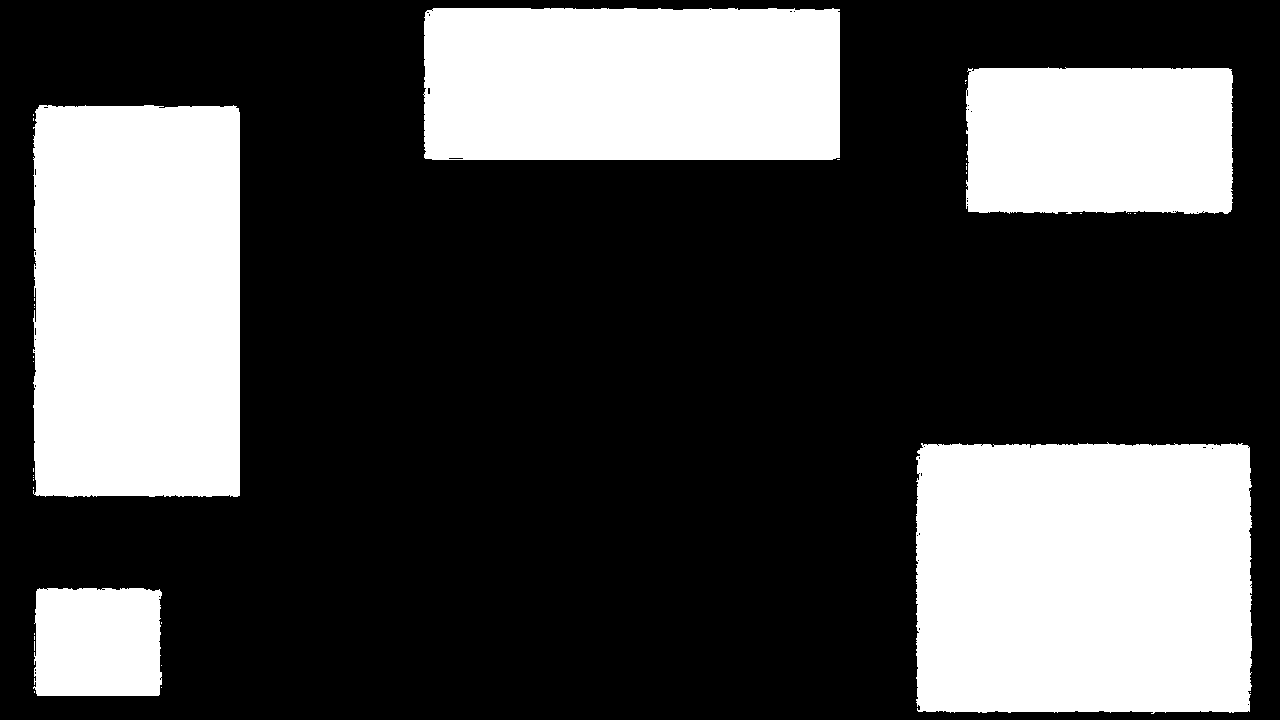
#> input picture camera_movement_analysis/static_mask.png, 1280 x 720 px, found by its file name
$ python test_sift_transition.py
#> lines starting #> are read from the running program, lines starting #| are printed output that depends on the picture; after the words box and inside, x2 and y2 are one past the last pixel; in counts of white or black regions, pixels touching at a corner belong together; long printed decimals are rounded
import cv2
import numpy as np

# Load static mask and dilate it
static_mask_img = cv2.imread("/home/egli/.gemini/antigravity/brain/c389e7ca-d9dd-451a-9838-cf1dec287928/scratch/static_mask.png", cv2.IMREAD_GRAYSCALE)
#> static_mask_img: shape (720, 1280); 30.8% white; 37 white regions (32 under 20 px), largest, box (x1, y1, x2, y2) and area: (916, 442, 1252, 714) 89298, (33, 105, 240, 497) 80150, (423, 8, 840, 160) 62849, (966, 67, 1233, 214) 38240, (33, 588, 162, 696) 13402
kernel = np.ones((15, 15), np.uint8)
dilated_mask = cv2.dilate(static_mask_img, kernel, iterations=1)
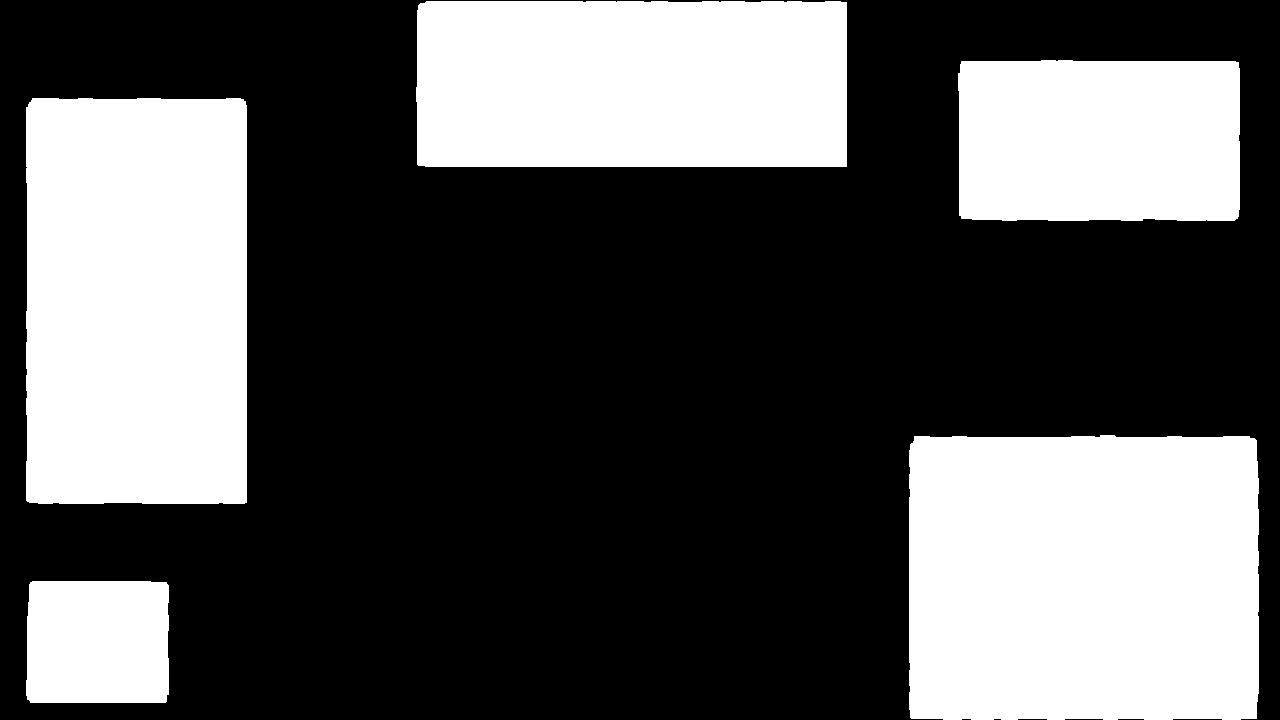
#> dilated_mask: shape (720, 1280); 34.9% white; 5 white regions, box (x1, y1, x2, y2) and area: (909, 435, 1259, 720) 98734, (26, 98, 247, 504) 89281, (416, 1, 847, 167) 71264, (958, 60, 1240, 221) 44785, (26, 581, 169, 703) 17192
analysis_mask = cv2.bitwise_not(dilated_mask)
h, w = analysis_mask.shape
#> h = 720; w = 1280
cv2.circle(analysis_mask, (w//2, h//2), 120, 0, -1)
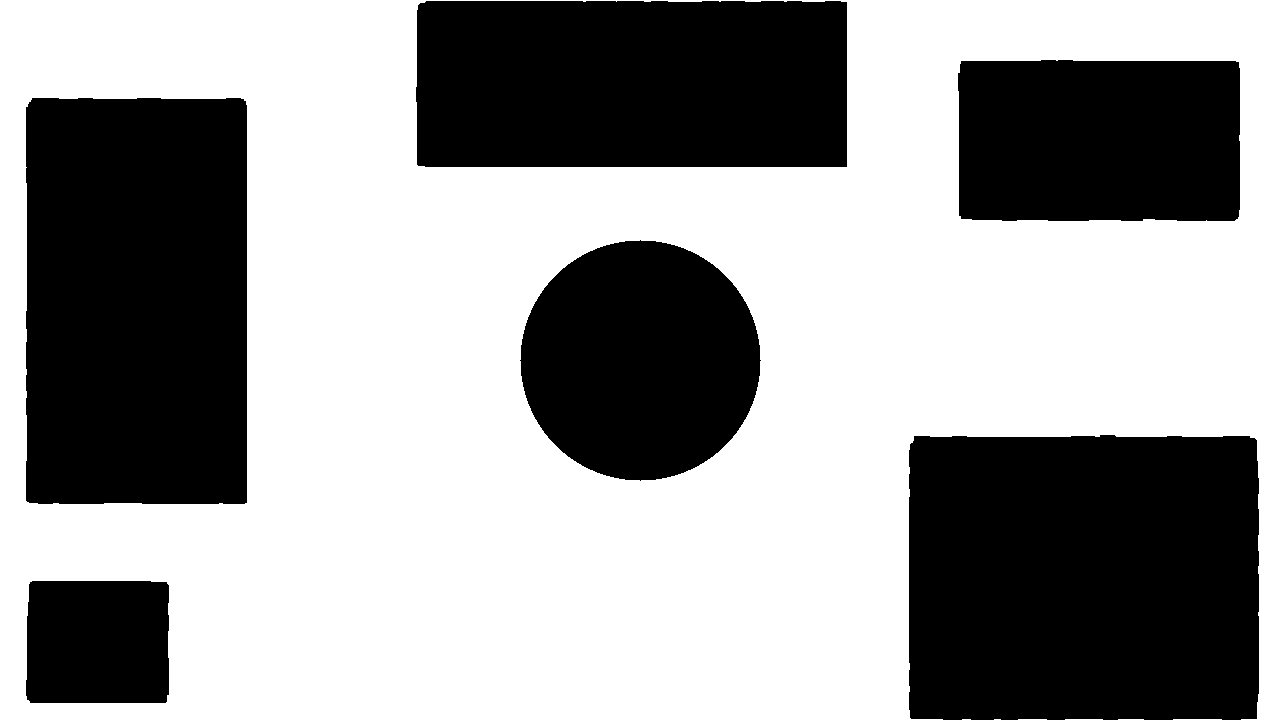
#> analysis_mask: shape (720, 1280); 60.2% white; 6 black regions, box (x1, y1, x2, y2) and area: (909, 435, 1259, 720) 98734, (26, 98, 247, 504) 89281, (416, 1, 847, 167) 71264, (520, 240, 761, 481) 45225, (958, 60, 1240, 221) 44785, (26, 581, 169, 703) 17192

img1 = cv2.imread("/home/egli/.gemini/antigravity/brain/c389e7ca-d9dd-451a-9838-cf1dec287928/scratch/transition_frames/frame_279.png", cv2.IMREAD_GRAYSCALE)
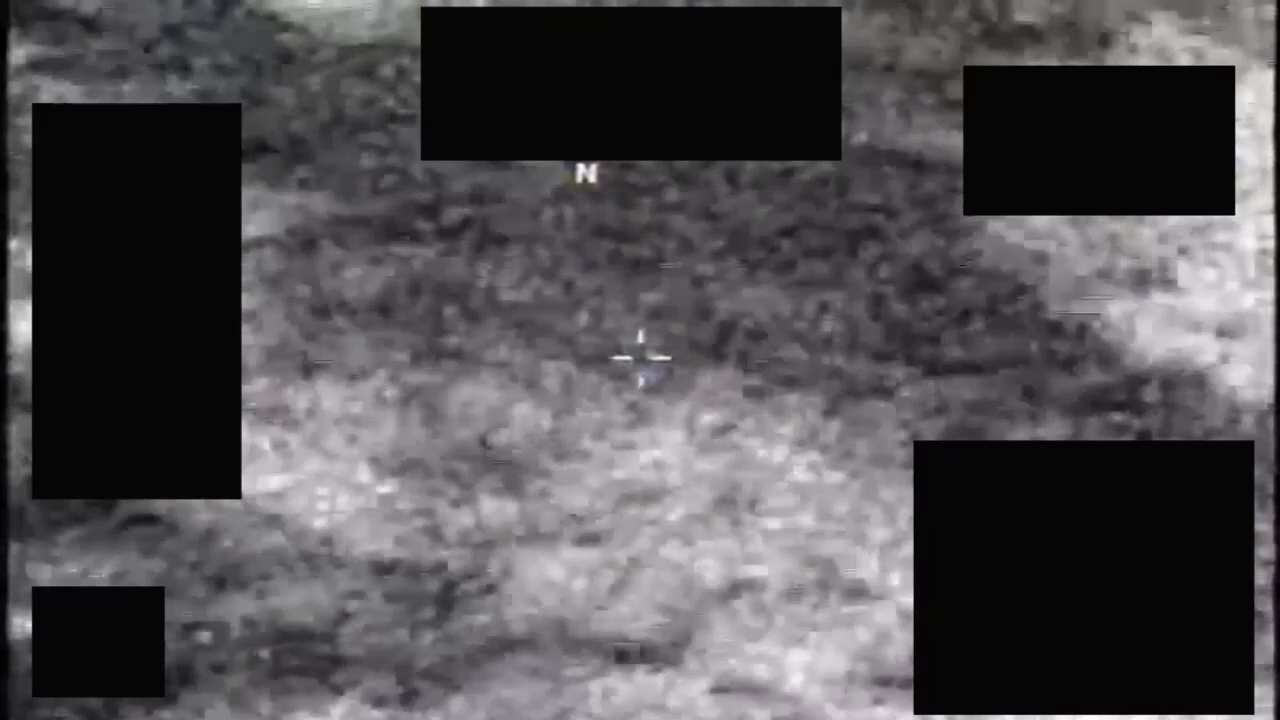
#> input picture camera_movement_analysis/transition_frames/frame_279.png, 1280 x 720 px, found by its file name
#> img1: shape (720, 1280); min 0, max 254, mean 77.7
img2 = cv2.imread("/home/egli/.gemini/antigravity/brain/c389e7ca-d9dd-451a-9838-cf1dec287928/scratch/transition_frames/frame_280.png", cv2.IMREAD_GRAYSCALE)
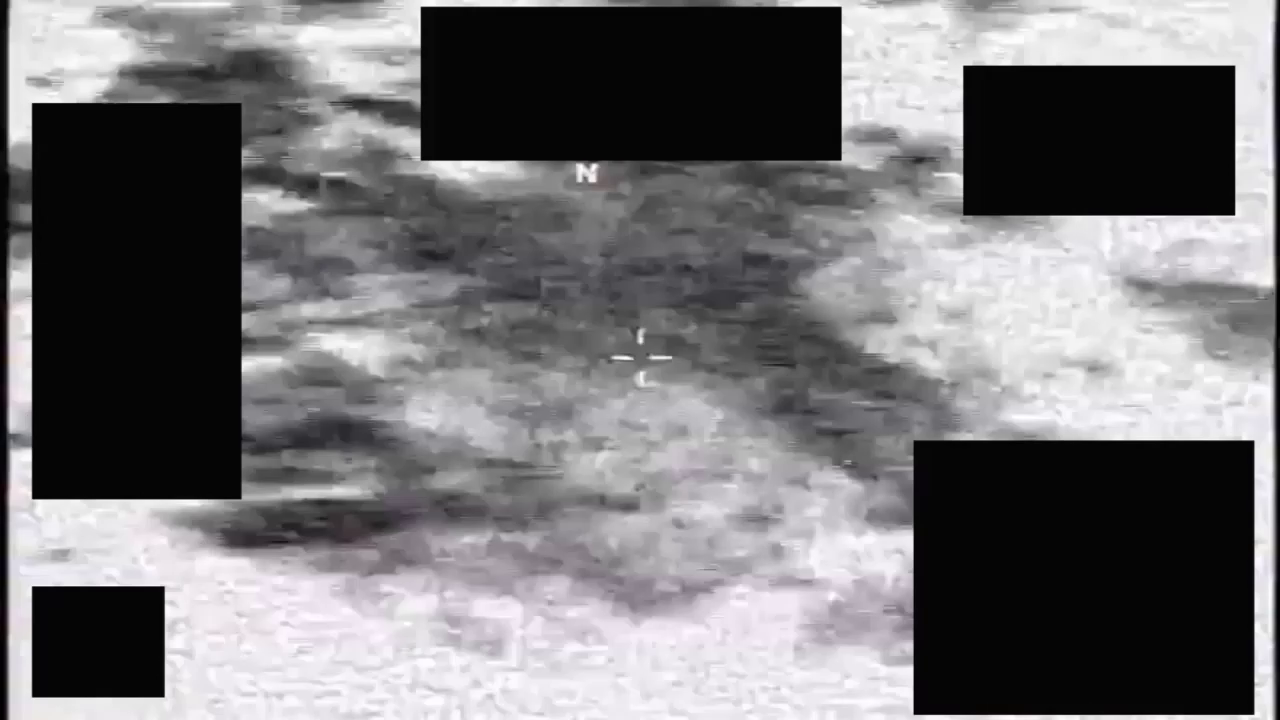
#> input picture camera_movement_analysis/transition_frames/frame_280.png, 1280 x 720 px, found by its file name
#> img2: shape (720, 1280); min 0, max 255, mean 115.9

sift = cv2.SIFT_create()
kp1, des1 = sift.detectAndCompute(img1, mask=analysis_mask)
#> kp1 = 687 keypoints; strongest (x, y, size): (22, 327, 18.2), (587, 172, 15.3), (21, 624, 17.1), (581, 167, 6.3)
kp2, des2 = sift.detectAndCompute(img2, mask=analysis_mask)
#> kp2 = 629 keypoints; strongest (x, y, size): (21, 461, 17.2), (20, 131, 17.6), (21, 277, 17.6), (21, 316, 18)

print(f"Frame 279 SIFT keypoints: {len(kp1)}")
#| Frame 279 SIFT keypoints: 687
print(f"Frame 280 SIFT keypoints: {len(kp2)}")
#| Frame 280 SIFT keypoints: 629

# Use FLANN or BF matcher with Lowe's ratio test
bf = cv2.BFMatcher()
matches_all = bf.knnMatch(des1, des2, k=2)
#> matches_all = 687 matches

good_matches = []
for m, n in matches_all:
    if m.distance < 0.75 * n.distance:
        good_matches.append(m)
#> after the loop, good_matches = 23 matches

print(f"Good matches with Lowe's ratio test: {len(good_matches)}")
#| Good matches with Lowe's ratio test: 23

if len(good_matches) > 4:
    src_pts = np.float32([kp1[m.queryIdx].pt for m in good_matches]).reshape(-1, 1, 2)
#> src_pts = 23 rows, first 8: [21.25, 251.7], [21.44, 624], [21.45, 169.6], [320.5, 203.1], [393.3, 47.04], [415.6, 37.45], [579, 179], [579, 179]
    dst_pts = np.float32([kp2[m.trainIdx].pt for m in good_matches]).reshape(-1, 1, 2)
#> dst_pts = 23 rows, first 8: [20.79, 277.4], [20.33, 130.8], [21.1, 316.3], [479.7, 281.4], [412.2, 51.25], [415.7, 40.48], [579.5, 179.2], [579.5, 179.2]

    M, inliers = cv2.estimateAffinePartial2D(src_pts, dst_pts, method=cv2.RANSAC, ransacReprojThreshold=3.0)
#> M = [[0.924, -0.0303, 50.22], [0.0303, 0.924, -4.1]]; inliers = 23 values, max 1 at index 4, min 0 at index 0, mean 0.261

    if M is not None:
        dx = M[0, 2]
#> dx = 50.22
        dy = M[1, 2]
#> dy = -4.1
        scale = np.sqrt(M[0, 0]**2 + M[0, 1]**2)
#> scale = 0.924
        angle = np.arctan2(M[1, 0], M[0, 0]) * 180 / np.pi
#> angle = 1.88
        print(f"SIFT TRANSITION: dx={dx:.4f}, dy={dy:.4f}, scale={scale:.5f}, angle={angle:.4f} degrees")
#| SIFT TRANSITION: dx=50.2172, dy=-4.1034, scale=0.9242, angle=1.8773 degrees
        print(f"Inliers: {np.sum(inliers)} / {len(good_matches)}")
#| Inliers: 6 / 23
    else:
        print("SIFT Affine estimation failed")
else:
    print("Not enough good matches")
